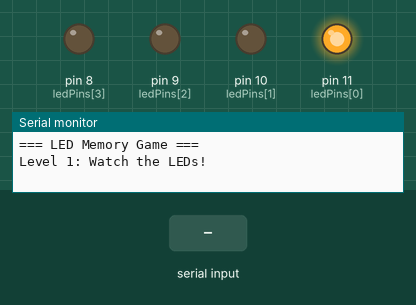
This sketch was run on a simulated Arduino Uno, built with avr-gcc and run on an emulated ATmega328P. Shown: output pins drawn as LEDs (lit = HIGH), the last lines printed to the serial monitor. The test bench sets the inputs (shaded band). Random numbers use the default seed unless the sketch sets one.

Above: at 3.2 s.
3.3 s: "90,45\n" received over Serial
At 6.2 s:
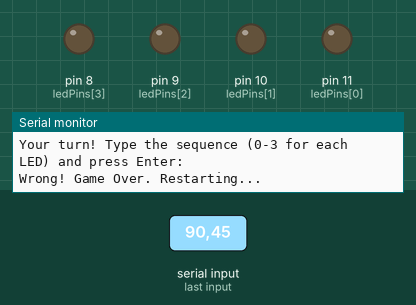
At 8.3 s:
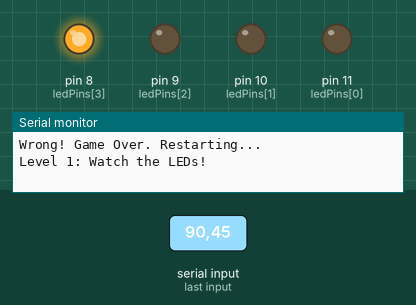
Timing chart, 0 to 15.0 s (numbered marks = the images above; inputs shaded):
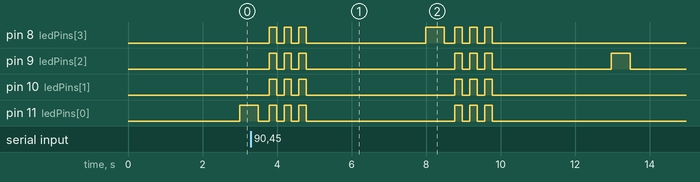

Measured:
- after the input at 3.3 s, pin 8 (ledPins[3]): LOW → HIGH after 0.49 s, → LOW 0.20 s later, → HIGH 0.20 s later, → LOW 0.20 s later, … (14 changes in this stretch); pin 9 (ledPins[2]): LOW → HIGH after 0.49 s, → LOW 0.20 s later, → HIGH 0.20 s later, → LOW 0.20 s later, … (14 changes in this stretch)

The sketch:

led_game.ino
```cpp
const int ledPins[] = {11,10, 9, 8}; // Red, Blue, Yellow, Green (Read from left to right like wiring)
const int numLeds = 4;
int sequence[100];
int level = 1;

void setup() {
  Serial.begin(9600);
  for (int i = 0; i < numLeds; i++) {
    pinMode(ledPins[i], OUTPUT);
  }
  randomSeed(analogRead(A0));
  Serial.println("=== LED Memory Game ===");
  delay(2000);
}

void loop() {
  // Generate sequence step for current level
  sequence[level - 1] = random(0, numLeds);

  // Play the sequence
  Serial.print("\nLevel ");
  Serial.print(level);
  Serial.println(": Watch the LEDs!");
  delay(1000);

  // blinking LED(s)
  for (int i = 0; i < level; i++) {
    int pin = ledPins[sequence[i]];
    digitalWrite(pin, HIGH);
    delay(500);
    digitalWrite(pin, LOW);
    delay(250);
  }

  // Get user input from Serial Monitor
  Serial.println("Your turn! Type the sequence (0-3 for each LED) and press Enter:");

  for (int i = 0; i < level; i++) {
    while (Serial.available() == 0) {
      // Wait for user to type
    }
    // Read single character '0' - '3'
    int userChoice = Serial.read() - '0';
    // Clear out any trailing newline/carriage return characters
    while (Serial.available() > 0) { Serial.read(); }

    if (userChoice != sequence[i]) {
      Serial.println("Wrong! Game Over. Restarting...");
      // all LEDs blink
      for (int flash = 0; flash < 3; flash++) {
        for (int p = 0; p < numLeds; p++) digitalWrite(ledPins[p], HIGH);
        delay(200);
        for (int p = 0; p < numLeds; p++) digitalWrite(ledPins[p], LOW);
        delay(200);
      }
      level = 1;
      delay(2000);
      return;
    }
  }

  Serial.println("Correct! Next level...");
  level++;
  delay(1500);
}
```
